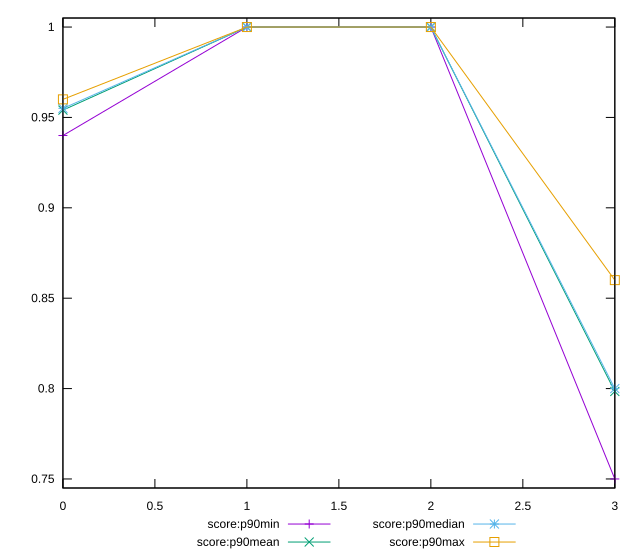

Reproduce this figure in gnuplot.
reset

$scoreP90Min <<EOF
0 0.94
1 1
2 1
3 0.75
EOF

$scoreP90Mean <<EOF
0 0.9540425531914895
1 1
2 1
3 0.7984042553191494
EOF

$scoreP90Median <<EOF
0 0.955
1 1
2 1
3 0.8
EOF

$scoreP90Max <<EOF
0 0.96
1 1
2 1
3 0.86
EOF

set key outside below
set xrange [0:3]
set yrange [0.745:1.005]
set trange [0.745:1.005]
set terminal svg size 640, 560 enhanced background rgb 'white'
set output "reports/report_00032_2021-02-25T10-28-15.087Z/total-blocking-time/progression/score.svg"

plot $scoreP90Min title "score:p90min" with linespoints, \
     $scoreP90Mean title "score:p90mean" with linespoints, \
     $scoreP90Median title "score:p90median" with linespoints, \
     $scoreP90Max title "score:p90max" with linespoints

reset
